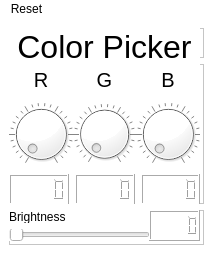
<?xml version="1.0" encoding="UTF-8"?>
<ui version="4.0">
 <class>MainWindow</class>
 <widget class="QMainWindow" name="MainWindow">
  <property name="geometry">
   <rect>
    <x>0</x>
    <y>0</y>
    <width>207</width>
    <height>243</height>
   </rect>
  </property>
  <property name="sizeIncrement">
   <size>
    <width>10</width>
    <height>10</height>
   </size>
  </property>
  <property name="baseSize">
   <size>
    <width>1</width>
    <height>1</height>
   </size>
  </property>
  <property name="windowTitle">
   <string>MainWindow</string>
  </property>
  <property name="styleSheet">
   <string notr="true">background-color: rgb(255, 255, 255);</string>
  </property>
  <widget class="QWidget" name="centralwidget">
   <layout class="QVBoxLayout" name="verticalLayout">
    <item alignment="Qt::AlignHCenter|Qt::AlignVCenter">
     <widget class="QFrame" name="frame">
      <property name="minimumSize">
       <size>
        <width>195</width>
        <height>30</height>
       </size>
      </property>
      <property name="frameShape">
       <enum>QFrame::StyledPanel</enum>
      </property>
      <property name="frameShadow">
       <enum>QFrame::Raised</enum>
      </property>
      <widget class="QLabel" name="label_tt">
       <property name="geometry">
        <rect>
         <x>0</x>
         <y>0</y>
         <width>191</width>
         <height>37</height>
        </rect>
       </property>
       <property name="font">
        <font>
         <family>MS UI Gothic</family>
         <pointsize>24</pointsize>
        </font>
       </property>
       <property name="text">
        <string>Color Picker</string>
       </property>
       <property name="textFormat">
        <enum>Qt::AutoText</enum>
       </property>
       <property name="scaledContents">
        <bool>false</bool>
       </property>
       <property name="alignment">
        <set>Qt::AlignCenter</set>
       </property>
      </widget>
     </widget>
    </item>
    <item alignment="Qt::AlignHCenter|Qt::AlignVCenter">
     <widget class="QFrame" name="frame_2">
      <property name="minimumSize">
       <size>
        <width>195</width>
        <height>140</height>
       </size>
      </property>
      <property name="frameShape">
       <enum>QFrame::StyledPanel</enum>
      </property>
      <property name="frameShadow">
       <enum>QFrame::Raised</enum>
      </property>
      <widget class="QWidget" name="horizontalLayoutWidget_2">
       <property name="geometry">
        <rect>
         <x>0</x>
         <y>0</y>
         <width>191</width>
         <height>31</height>
        </rect>
       </property>
       <layout class="QHBoxLayout" name="horizontalLayout_2">
        <property name="spacing">
         <number>0</number>
        </property>
        <item>
         <widget class="QLabel" name="label_r">
          <property name="font">
           <font>
            <pointsize>15</pointsize>
           </font>
          </property>
          <property name="toolTipDuration">
           <number>-11</number>
          </property>
          <property name="layoutDirection">
           <enum>Qt::LeftToRight</enum>
          </property>
          <property name="text">
           <string>R</string>
          </property>
          <property name="alignment">
           <set>Qt::AlignCenter</set>
          </property>
         </widget>
        </item>
        <item>
         <widget class="QLabel" name="label_g">
          <property name="font">
           <font>
            <pointsize>15</pointsize>
           </font>
          </property>
          <property name="toolTipDuration">
           <number>-11</number>
          </property>
          <property name="layoutDirection">
           <enum>Qt::LeftToRight</enum>
          </property>
          <property name="text">
           <string>G</string>
          </property>
          <property name="alignment">
           <set>Qt::AlignCenter</set>
          </property>
         </widget>
        </item>
        <item>
         <widget class="QLabel" name="label_b">
          <property name="font">
           <font>
            <pointsize>15</pointsize>
           </font>
          </property>
          <property name="toolTipDuration">
           <number>-11</number>
          </property>
          <property name="layoutDirection">
           <enum>Qt::LeftToRight</enum>
          </property>
          <property name="text">
           <string>B</string>
          </property>
          <property name="alignment">
           <set>Qt::AlignCenter</set>
          </property>
         </widget>
        </item>
       </layout>
      </widget>
      <widget class="QWidget" name="horizontalLayoutWidget">
       <property name="geometry">
        <rect>
         <x>0</x>
         <y>30</y>
         <width>191</width>
         <height>80</height>
        </rect>
       </property>
       <layout class="QHBoxLayout" name="horizontalLayout">
        <property name="spacing">
         <number>0</number>
        </property>
        <item>
         <widget class="QDial" name="dial_r">
          <property name="notchesVisible">
           <bool>true</bool>
          </property>
         </widget>
        </item>
        <item>
         <widget class="QDial" name="dial_g">
          <property name="notchesVisible">
           <bool>true</bool>
          </property>
         </widget>
        </item>
        <item>
         <widget class="QDial" name="dial_b">
          <property name="notchesVisible">
           <bool>true</bool>
          </property>
         </widget>
        </item>
       </layout>
      </widget>
      <widget class="QWidget" name="horizontalLayoutWidget_3">
       <property name="geometry">
        <rect>
         <x>0</x>
         <y>110</y>
         <width>191</width>
         <height>31</height>
        </rect>
       </property>
       <layout class="QHBoxLayout" name="horizontalLayout_3">
        <item>
         <widget class="QLCDNumber" name="lcdNumber_R"/>
        </item>
        <item>
         <widget class="QLCDNumber" name="lcdNumber_g"/>
        </item>
        <item>
         <widget class="QLCDNumber" name="lcdNumber_b"/>
        </item>
       </layout>
      </widget>
     </widget>
    </item>
    <item alignment="Qt::AlignHCenter|Qt::AlignVCenter">
     <widget class="QFrame" name="frame_3">
      <property name="minimumSize">
       <size>
        <width>195</width>
        <height>35</height>
       </size>
      </property>
      <property name="frameShape">
       <enum>QFrame::StyledPanel</enum>
      </property>
      <property name="frameShadow">
       <enum>QFrame::Raised</enum>
      </property>
      <widget class="QWidget" name="verticalLayoutWidget_2">
       <property name="geometry">
        <rect>
         <x>0</x>
         <y>0</y>
         <width>141</width>
         <height>31</height>
        </rect>
       </property>
       <layout class="QVBoxLayout" name="verticalLayout_2">
        <item>
         <widget class="QLabel" name="label_br">
          <property name="text">
           <string>Brightness</string>
          </property>
         </widget>
        </item>
        <item>
         <widget class="QSlider" name="slider_br">
          <property name="orientation">
           <enum>Qt::Horizontal</enum>
          </property>
         </widget>
        </item>
       </layout>
      </widget>
      <widget class="QLCDNumber" name="lcdNumber_br">
       <property name="geometry">
        <rect>
         <x>140</x>
         <y>0</y>
         <width>51</width>
         <height>31</height>
        </rect>
       </property>
      </widget>
     </widget>
    </item>
   </layout>
  </widget>
  <widget class="QMenuBar" name="menubar">
   <property name="geometry">
    <rect>
     <x>0</x>
     <y>0</y>
     <width>207</width>
     <height>18</height>
    </rect>
   </property>
   <widget class="QMenu" name="menuReset">
    <property name="title">
     <string>Reset</string>
    </property>
    <addaction name="Colo_R"/>
    <addaction name="Brightness_R"/>
   </widget>
   <addaction name="menuReset"/>
  </widget>
  <action name="Colo_R">
   <property name="text">
    <string>Color</string>
   </property>
  </action>
  <action name="Brightness_R">
   <property name="text">
    <string>Brightness</string>
   </property>
  </action>
 </widget>
 <resources/>
 <connections/>
</ui>
